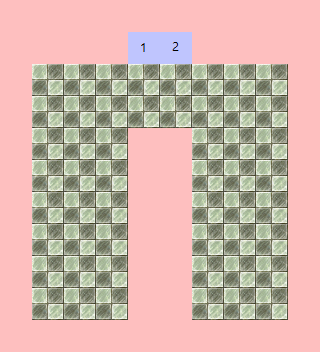

Tiled map render using the project's own tile images. Description and the map definition, with tile-layer contents summarised, below:
An orthogonal 10x11 tile map with 32x32 px tiles, 3 tile layers (Background, Items, MetaInfo), 2 tilesets and 3 objects (SpawnPoint, 1, 2).

<map version="1.0" tiledversion="1.1.1" orientation="orthogonal" renderorder="right-down" width="10" height="11" tilewidth="32" tileheight="32" infinite="0" nextobjectid="5">
 <tileset firstgid="1" name="Meta" tilewidth="32" tileheight="32" spacing="1" margin="1" tilecount="60" columns="12">
  <image source="metaset.png" width="397" height="166" />
  <tile id="0">
   <properties>
    <property name="Wall" value="YES" />
   </properties>
  </tile>
  <tile id="1">
   <properties>
    <property name="Items" value="YES" />
   </properties>
  </tile>
  <tile id="2">
   <properties>
    <property name="Code" value="toiret_01" />
    <property name="Destination" value="floor" />
    <property name="Entrance" value="YES" />
   </properties>
  </tile>
  <tile id="3">
   <properties>
    <property name="Code" value="toiret_02" />
    <property name="Destination" value="floor" />
    <property name="Entrance" value="YES" />
   </properties>
  </tile>
  <tile id="4">
   <properties>
    <property name="Destination" value="floor" />
    <property name="Entrance" value="YES" />
   </properties>
  </tile>
  <tile id="5">
   <properties>
    <property name="Destination" value="floor" />
    <property name="Entrance" value="YES" />
   </properties>
  </tile>
 </tileset>
 <tileset firstgid="61" name="RPGmaker tile" tilewidth="32" tileheight="32" tilecount="2016" columns="32">
  <image source="RPGmaker tile.png" width="1024" height="2016" />
 </tileset>
 <layer name="Background" width="10" height="11">
  <properties>
   <property name="Address" value="TileMaps/KonyangUniv.Daejeon/JukhunDigitalFacilitie/floor_L/" />
  </properties>
  <data>[110 cells, 86 non-empty, 2 distinct tile ids]</data>
 </layer>
 <objectgroup name="Objects">
  <properties>
   <property name="Name" value="죽헌정보관 7층 화장실" />
   <property name="Place" value="toiret" />
  </properties>
  <object id="1" name="SpawnPoint" x="160" y="256" width="32" height="32" />
  <object id="3" name="1" x="128" y="32" width="32" height="32" />
  <object id="4" name="2" x="160" y="32" width="32" height="32" />
 </objectgroup>
 <layer name="Items" width="10" height="11">
  <data>[110 cells, 0 non-empty, 0 distinct tile ids]</data>
 </layer>
 <layer name="MetaInfo" width="10" height="11">
  <data>[110 cells, 64 non-empty, 4 distinct tile ids]</data>
 </layer>
</map>
